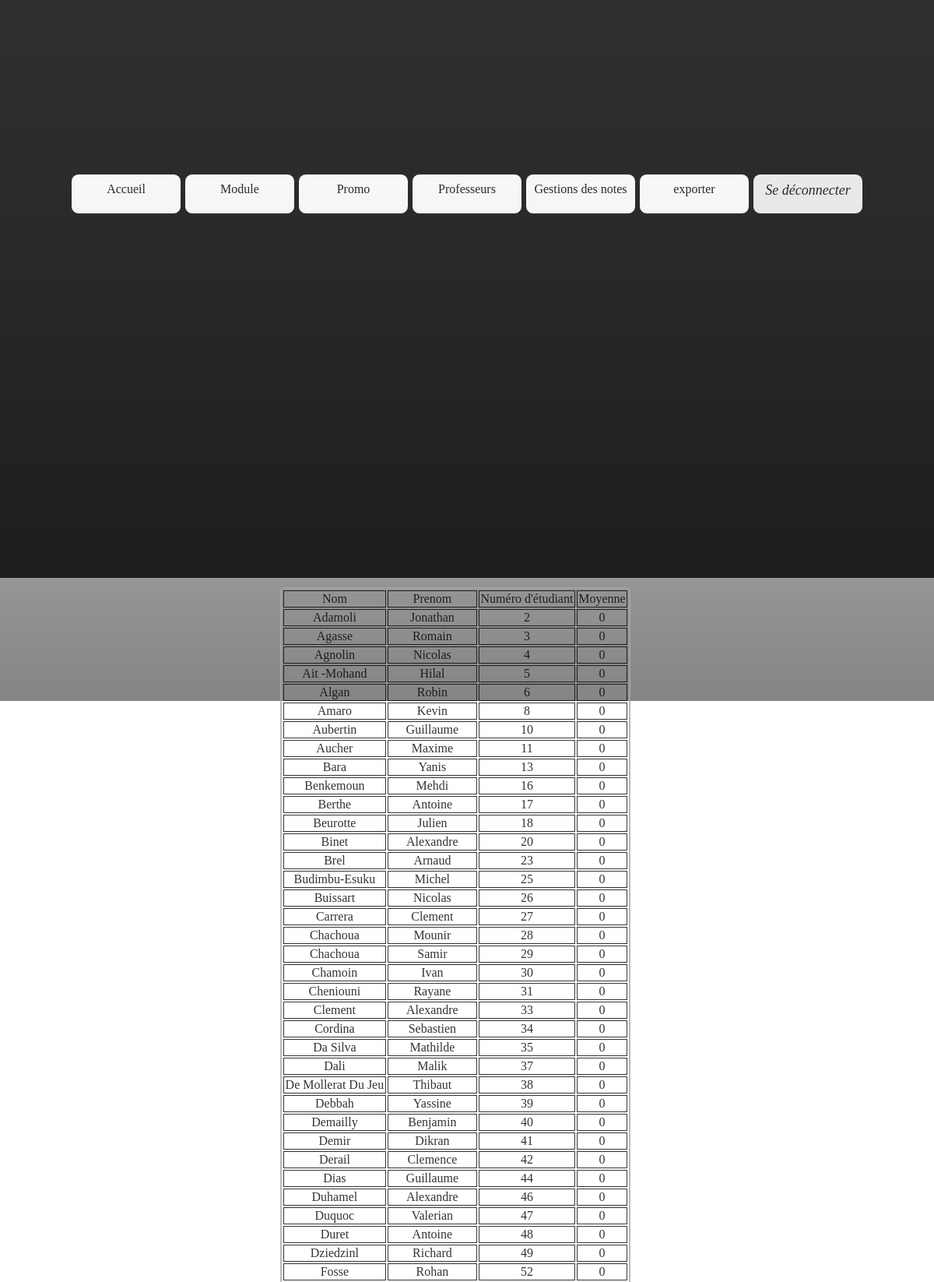
The page /index.php?page=promo1 (signed in, upper part) on the database its author committed.
### tables this page shows
CREATE TABLE IF NOT EXISTS `eleve` (
  `numEtudiant` int(10) NOT NULL AUTO_INCREMENT,
  `anneeRedouble` tinyint(1) NOT NULL DEFAULT '0',
  `idPromo` int(2) NOT NULL,
  `idUtil` int(5) NOT NULL,
  PRIMARY KEY (`numEtudiant`)
);

CREATE TABLE IF NOT EXISTS `utilisateur` (
  `idUtil` int(5) NOT NULL AUTO_INCREMENT,
  `login` varchar(30) NOT NULL,
  `pass` varchar(32) NOT NULL,
  `nom` varchar(30) NOT NULL,
  `prenom` varchar(30) NOT NULL,
  `idRole` int(2) NOT NULL,
  PRIMARY KEY (`idUtil`)
);

### fonctions/fonctions.php (called while the page is built, shortened)
<?php
function execReq($req){
	$res = mysql_query($req);
	return $res;
}
?>

### display/CPI1.php (the view, shortened to what this page needs)
<?php
$req='select u.nom nom,u.prenom prenom, u.idUtil idUtil, e.numEtudiant numEtudiant from utilisateur u, eleve e where e.idPromo="1" AND u.idUtil=e.idUtil';
   $res=execReq($req);
   echo'<table>';
   echo'<tr><td>Nom</td><td>Prenom</td><td>Numéro d\'étudiant</td><td>Moyenne</td></tr>';
   while($donnee=mysql_fetch_assoc($res))
   {
        $moyenne=0;
        $coef=0;
        $req2='select  pa.note, ty.coef from participe pa, examen ex, typexam ty where ex.idExam=pa.idExam AND pa.numEtudiant='.$donnee['numEtudiant'].' AND ex.idType=ty.idType';
        $res2=execReq($req2);
        if ($coef==0){$coef=1;};
        $moyenne=$moyenne/$coef;
        if ($donnee['idUtil']==$_SESSION['idUtil']){
                echo'<tr id="perso"><td>'.$donnee['nom'].'</td><td>'.$donnee['prenom'].'</td><td>'.$donnee['numEtudiant'].'</td><td>'.$moyenne.'</td></tr>';
            }
            else{
                echo'<tr><td>'.$donnee['nom'].'</td><td>'.$donnee['prenom'].'</td><td>'.$donnee['numEtudiant'].'</td><td>'.$moyenne.'</td></tr>';
            }
   }
   echo'</table>';
?>

### css/design.css (style rules this page uses)
table { border: 2px solid darkgray; border-radius: 6px; margin-top: 1%; margin-left: 30%; width: 450px; }
td { border: 1px solid black; text-align: center; }

### structure/debut.php (style rules this page uses)
body { background: transparent; background-image: url("image/test-2.jpg");background-repeat: no-repeat; background-attachment: fixed;background-size: 100%; opacity: 0.8; }

### rows shown on the page
eleve: idUtil.nom "Adamoli", idUtil.prenom "Jonathan", numEtudiant "2", moyenne "0"
eleve: idUtil.nom "Agasse", idUtil.prenom "Romain", numEtudiant "3", moyenne "0"
eleve: idUtil.nom "Agnolin", idUtil.prenom "Nicolas", numEtudiant "4", moyenne "0"
eleve: idUtil.nom "Ait -Mohand", idUtil.prenom "Hilal", numEtudiant "5", moyenne "0"
eleve: idUtil.nom "Algan", idUtil.prenom "Robin", numEtudiant "6", moyenne "0"
eleve: idUtil.nom "Amaro", idUtil.prenom "Kevin", numEtudiant "8", moyenne "0"
eleve: idUtil.nom "Aubertin", idUtil.prenom "Guillaume", numEtudiant "10", moyenne "0"
eleve: idUtil.nom "Aucher", idUtil.prenom "Maxime", numEtudiant "11", moyenne "0"
eleve: idUtil.nom "Bara", idUtil.prenom "Yanis", numEtudiant "13", moyenne "0"
eleve: idUtil.nom "Benkemoun", idUtil.prenom "Mehdi", numEtudiant "16", moyenne "0"
eleve: idUtil.nom "Berthe", idUtil.prenom "Antoine", numEtudiant "17", moyenne "0"
eleve: idUtil.nom "Beurotte", idUtil.prenom "Julien", numEtudiant "18", moyenne "0"
eleve: idUtil.nom "Binet", idUtil.prenom "Alexandre", numEtudiant "20", moyenne "0"
eleve: idUtil.nom "Brel", idUtil.prenom "Arnaud", numEtudiant "23", moyenne "0"
eleve: idUtil.nom "Budimbu-Esuku", idUtil.prenom "Michel", numEtudiant "25", moyenne "0"
eleve: idUtil.nom "Buissart", idUtil.prenom "Nicolas", numEtudiant "26", moyenne "0"
eleve: idUtil.nom "Carrera", idUtil.prenom "Clement", numEtudiant "27", moyenne "0"
eleve: idUtil.nom "Chachoua", idUtil.prenom "Mounir", numEtudiant "28", moyenne "0"
eleve: idUtil.nom "Chachoua", idUtil.prenom "Samir", numEtudiant "29", moyenne "0"
eleve: idUtil.nom "Chamoin", idUtil.prenom "Ivan", numEtudiant "30", moyenne "0"
eleve: idUtil.nom "Cheniouni", idUtil.prenom "Rayane", numEtudiant "31", moyenne "0"
eleve: idUtil.nom "Clement", idUtil.prenom "Alexandre", numEtudiant "33", moyenne "0"
eleve: idUtil.nom "Cordina", idUtil.prenom "Sebastien", numEtudiant "34", moyenne "0"
eleve: idUtil.nom "Da Silva", idUtil.prenom "Mathilde", numEtudiant "35", moyenne "0"
eleve: idUtil.nom "Dali", idUtil.prenom "Malik", numEtudiant "37", moyenne "0"
eleve: idUtil.nom "De Mollerat Du Jeu", idUtil.prenom "Thibaut", numEtudiant "38", moyenne "0"
eleve: idUtil.nom "Debbah", idUtil.prenom "Yassine", numEtudiant "39", moyenne "0"
eleve: idUtil.nom "Demailly", idUtil.prenom "Benjamin", numEtudiant "40", moyenne "0"
eleve: idUtil.nom "Demir", idUtil.prenom "Dikran", numEtudiant "41", moyenne "0"
eleve: idUtil.nom "Derail", idUtil.prenom "Clemence", numEtudiant "42", moyenne "0"
eleve: idUtil.nom "Dias", idUtil.prenom "Guillaume", numEtudiant "44", moyenne "0"
eleve: idUtil.nom "Duhamel", idUtil.prenom "Alexandre", numEtudiant "46", moyenne "0"
eleve: idUtil.nom "Duquoc", idUtil.prenom "Valerian", numEtudiant "47", moyenne "0"
eleve: idUtil.nom "Duret", idUtil.prenom "Antoine", numEtudiant "48", moyenne "0"
eleve: idUtil.nom "Dziedzinl", idUtil.prenom "Richard", numEtudiant "49", moyenne "0"
eleve: idUtil.nom "Fosse", idUtil.prenom "Rohan", numEtudiant "52", moyenne "0"
